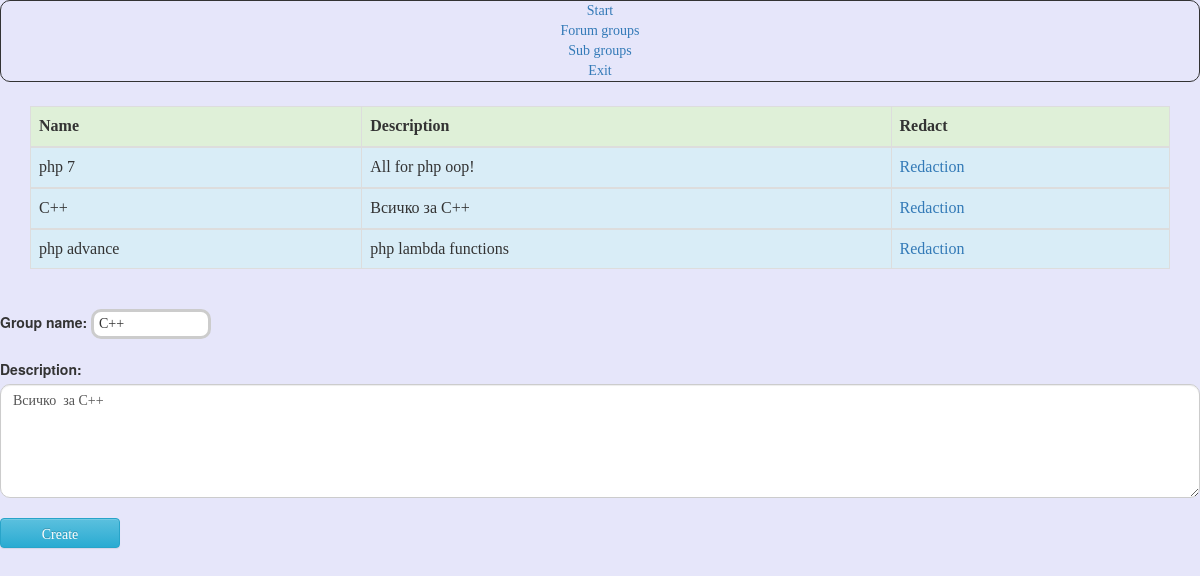
Screenshot of /admin/groups.php?modde=eddit&id=5 (signed in) with the database file from the repository.
### tables this page shows
CREATE TABLE `group_cat` (
  `group_cat_id` int(11) NOT NULL,
  `name` varchar(50) NOT NULL,
  `active` tinyint(4) NOT NULL DEFAULT '1',
  `date_added` int(11) NOT NULL,
  `description` varchar(255) NOT NULL
);

### admin/groups.php (the view, shortened to what this page needs)
<?php  session_start();
require('../functions.php');
$dbc = db_connect();
	$take_cat = sql_corect($dbc, 'SELECT name, description, group_cat_id FROM group_cat');
		echo '<div class="container">
				 <table class="table table-hover table table-bordered">
				 <thead>
				 <tr class="success">
					<div class="col-sm-4"><th>Name</th> </div>
					<div class="col-sm-4"><th>Description</th></div>
					<div class="col-sm-4"><th>Redact</th></div>
				</tr>';
	while($row = mysqli_fetch_assoc($take_cat)){
		echo $result =  "<tbody><div class='col-sm-4'><tr class='info'><td>".$row['name'].'</td><div/>
			<div class="col-sm-4"><td>'.$row['description'].'</td></div>
			<div class="col-sm-4"><td><a href="groups.php?modde=eddit&id='.$row['group_cat_id'].'">Redaction</a></td></div></tr>';
	}
	echo '</tbody></table></div>';
		if(data_validated($dbc, $_GET['modde']) == 'eddit' && data_validated($dbc, $_GET['id']) > 0){
			$id = data_validated($dbc, (int)$_GET['id']);
			$res = sql_corect($dbc, 'SELECT name, description FROM group_cat WHERE group_cat_id='.$id);
			$edit_cat = mysqli_fetch_assoc($res);
		}
echo  '<form action="'.htmlspecialchars($_SERVER["PHP_SELF"]).'" method="POST"><br/>
<div class="form-group">
	<label for="name">Group  name:</label>
	<input type="text" id="name" name="group_name" value="'.$edit_cat['name'].'"></br><br/>
	<label for="comment">Description:</label>
	<br/><textarea name="desc" class="form-control" rows="5" id="comment">'.$edit_cat['description'].'</textarea></br>
	<input type="submit" class="btn btn-info" value="Create">
	<input type="hidden" name="ng" value="1">
	<div>';
echo "</form>";

### css/style.css (style rules this page uses)
body { background: rgb(230,230,250) !important; }
a:link { text-decoration: none; font-family: Comic Sans MS; }
textarea { width: 600px; height: 120px; border: 3px solid #cccccc; padding: 5px; font-family: Comic Sans MS; background-position: bottom right; background-repeat: no-repeat; }
input { width: 150px; height: 30px; border: 3px solid #cccccc; padding: 5px; font-family: Comic Sans MS; background-position: bottom right; background-repeat: no-repeat; border-radius:10px; }
table-responsive, th, td { font-family: Comic Sans MS; }
.form-control, #exampleInputEmail1 { font-family: Comic Sans MS !important; border-radius: 10px !important; }
input { width:120px ; font-family: Comic Sans MS !important; }

### rows the page displays
group_cat: name "php 7", description "All for php oop!"
group_cat: name "C++", description "Всичко за С++", group_name "C++", desc "Всичко за С++"
group_cat: name "php advance", description "php lambda functions"
